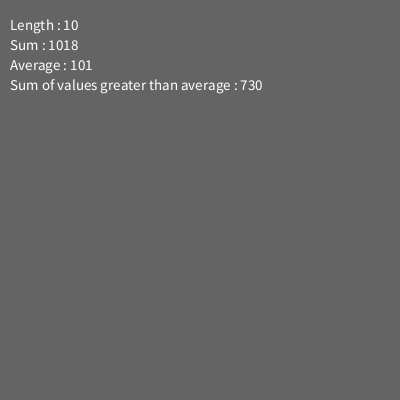
Frame 1 (no input)
Frame 60 (the mouse pressed at the canvas centre just before this capture): identical to frame 1, image omitted
Frame 120 (the mouse held since frame 60 and released just before this capture): identical to frame 1, image omitted

The Processing sketch that drew this single still picture (run headless with seeded random() and noise(); from frame 60 on, the mouse is pressed at the canvas centre):

// Processing sketch: processing_76157
// ── processing_76157.pde

//Kevin Hyun khyun
//copyright 2012

int [ ] value = {
  8, 41, 91, 10, 2, 60, 180, 210, 340, 76
};
int sum, avg, greaterAvg;


void setup()
{
  size(400, 400);
  textSize(15);
}

void draw()
{
  back();
  getLength();
  getSum();
  getAvg();
  getGreaterAvg();
}


void getLength()
{
  text("Length : " + value.length, 10, 30);
}

void getSum()
{
  sum=0;
  for ( int i = 0 ; i < value.length ; i++)
  {
    sum += value[i];
  }

  text("Sum : " + sum, 10, 50);
}

void getAvg()
{
  avg = sum/value.length;
  text("Average : " + avg, 10, 70);
}

void getGreaterAvg()
{
  greaterAvg = 0;
  for ( int i = 0 ; i < value.length ; i++)
  {
    if (value[i] > avg)
    {
      greaterAvg += value[i];
    }
  }
  text("Sum of values greater than average : " + greaterAvg, 10, 90);
}



void back()
{
  background (100,100,100);
}
